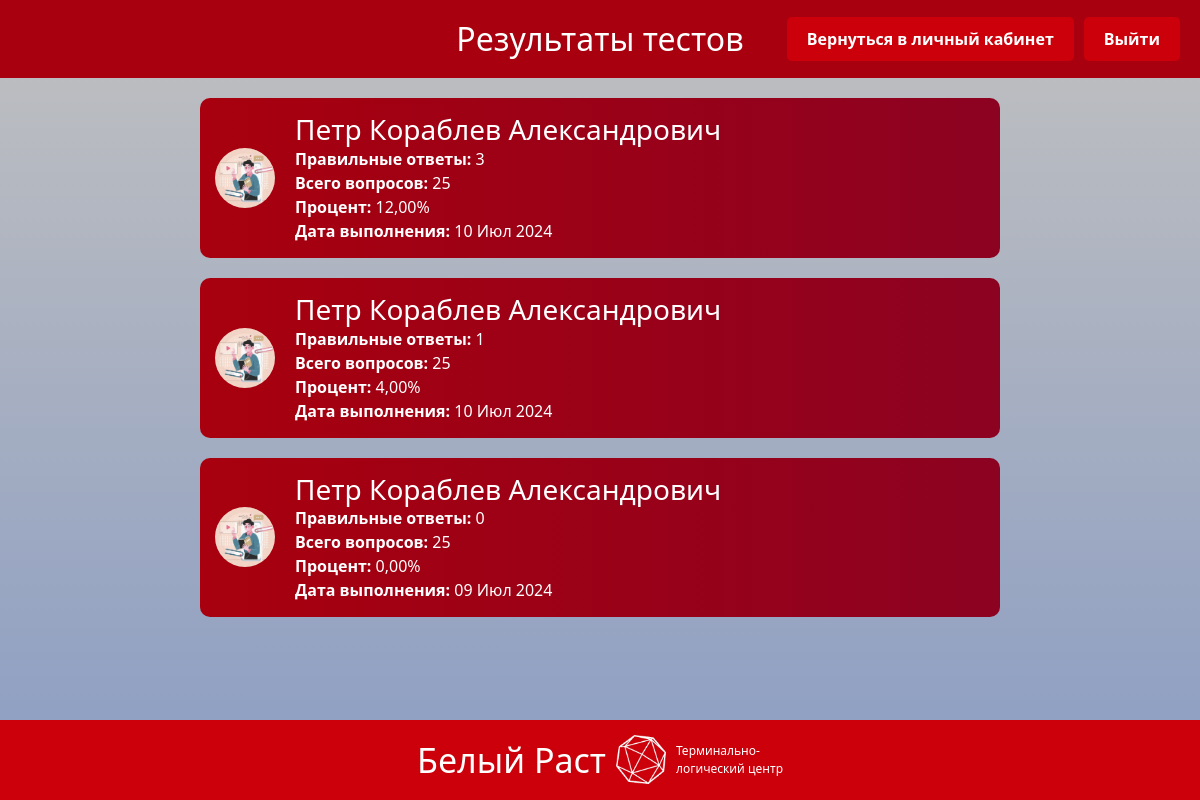
Before: /account/home/account/results/ (signed in) with the older database file.
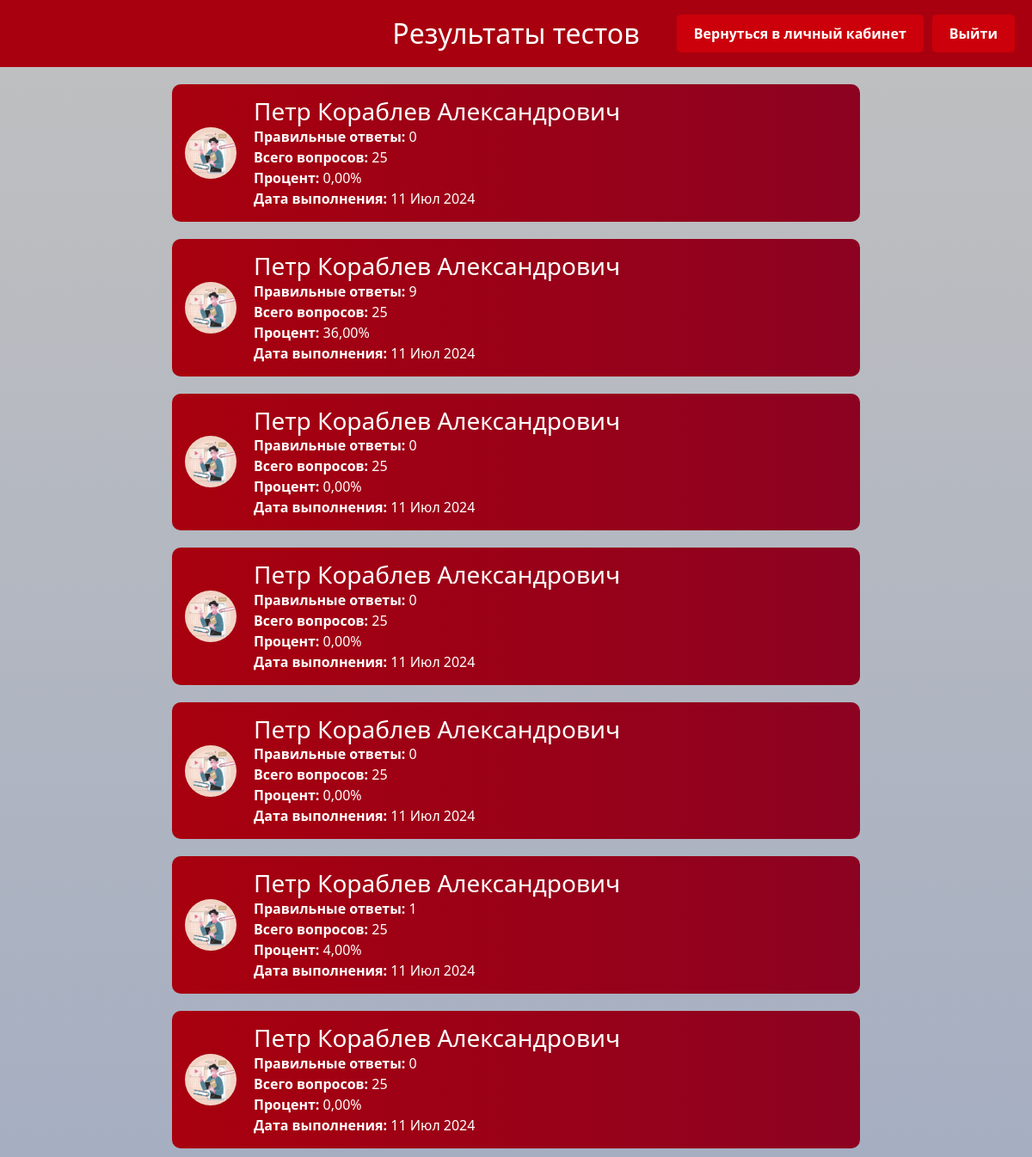
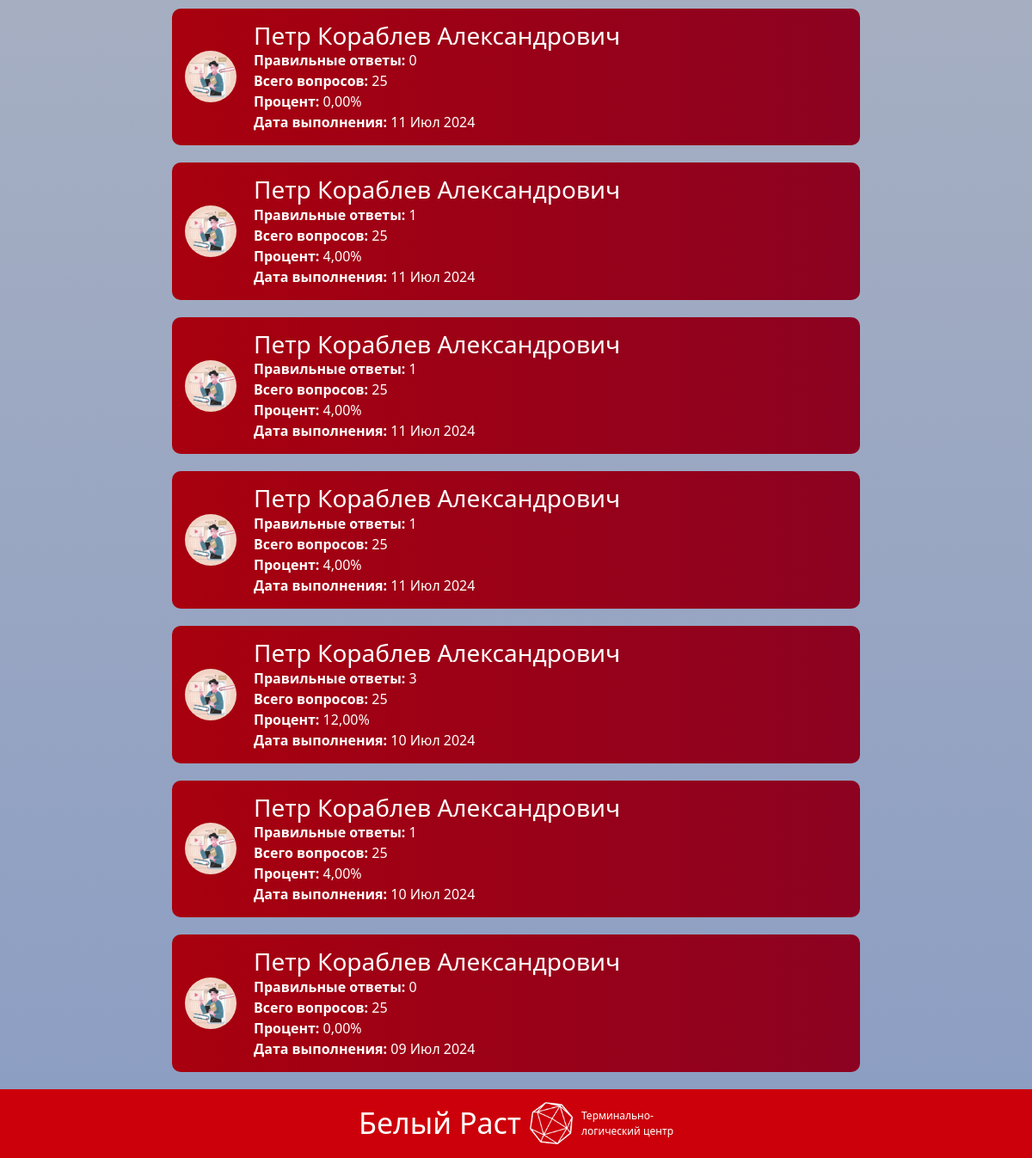
After: the same page with the newer database file (2 pictures, top to bottom).
### backend/home/models.py (models this page shows, shortened)
class BaseModel(models.Model):
    uid = models.UUIDField(primary_key=True, default=uuid.uuid4, editable=True, verbose_name="UUID")
    created_at = models.DateField(auto_now_add=True, verbose_name="Дата создания")
    updated_at = models.DateField(auto_now=True, verbose_name="Дата обновления")
    class Meta:
        abstract = True

class TestResult(BaseModel):
    user = models.ForeignKey(User, on_delete=models.CASCADE, verbose_name="Пользователь")
    correct_answers = models.IntegerField(verbose_name="Правильные ответы")
    total_questions = models.IntegerField(verbose_name="Всего вопросов")
    test_duration = models.DurationField(verbose_name="Длительность теста")
    @property
    def percentage(self):
        if self.total_questions > 0:
            return (self.correct_answers / self.total_questions) * 100
        return 0
    class Meta:
        verbose_name = "Результат теста"
        verbose_name_plural = "Результаты тестов"

### backend/main/models.py (models this page shows, shortened)
class Profile(models.Model):
    user = models.OneToOneField(User, on_delete=models.CASCADE)
    phone_number = models.CharField(max_length=15, blank=True, null=True)
    position = models.CharField(max_length=100, blank=True, null=True)
    patronymic = models.CharField(max_length=100, blank=True, null=True)
    is_manager = models.BooleanField(default=False)  # Поле "Руководитель"
    hire_date = models.DateField(blank=True, null=True)  # Дата принятия на работу
    last_test_date = models.DateField(blank=True, null=True)  # Последняя дата прохождения теста

### backend/home/views.py (the view)
# urls.py: path('account/results/', views.results_list, name='results_list'),  # URL для страницы результатов
def results_list(request):
    results = TestResult.objects.filter(user=request.user).order_by('-created_at')
    return render(request, 'test/result_list.html', {'results': results})

### frontend/templates/test/result_list.html (shortened to what this page needs)
{% load static %}
<!DOCTYPE html>
<html>
<head>
    <link rel="stylesheet" href="{% static 'main/css/result_list.css' %}">
    <link rel="stylesheet" href="https://cdn.jsdelivr.net/npm/bootstrap@5.3.2/dist/css/bootstrap.min.css">
    <link rel="stylesheet" href="https://use.fontawesome.com/releases/v5.8.2/css/all.css">
</head>
<body>
    <div class="header">
        <h1>Результаты тестов</h1>
        <div class="btn-container">
            <a href="http://127.0.0.1:8000/account/" class="btn-custom">Вернуться в личный кабинет</a>
            <a href="http://127.0.0.1:8000/" class="btn-custom">Выйти</a>
        </div>
    </div>
    {% for result in results %}
    <div class="result-item">
        <div class="avatar" style="background-image: url('{% static 'main/images/avatarka2.jpg' %}');"></div>
        <div class="result-details">
            <h3>{{ result.user.first_name }} {{ result.user.last_name }} {% if result.user.profile.patronymic %} {{ result.user.profile.patronymic }} {% endif %}</h3>
            <p><strong>Правильные ответы:</strong> {{ result.correct_answers }}</p>
            <p><strong>Всего вопросов:</strong> {{ result.total_questions }}</p>
            <p><strong>Процент:</strong> {{ result.percentage|floatformat:2 }}%</p>
            <p><strong>Дата выполнения:</strong> {{ result.created_at|date:"d M Y" }}</p>
        </div>
    </div>
    {% endfor %}
    <div class="footer">
        <div class="footer-text footer-text-1">Белый Раст</div>
        <div class="logo-container"></div>
        <div class="footer-text footer-text-2">Терминально-<br>логический центр</div>
    </div>
</body>
</html>

### frontend/static/main/css/result_list.css (style rules this page uses)
body { display: flex; flex-direction: column; min-height: 100vh; margin: 0; background: linear-gradient(to bottom, #c0c0c0, #8b9dc3); color: #343a40; }
.header { background-color: #a8000e; padding: 20px; color: white; margin-bottom: 20px; display: flex; justify-content: center; align-items: center; position: relative; }
.header h1 { margin: 0; font-size: 2em; text-align: center; }
.header .btn-container { position: absolute; right: 20px; display: flex; align-items: center; gap: 10px; }
.header .btn-custom { background-color: #cc000a; color: #fff; text-decoration: none; border: none; border-radius: 5px; padding: 10px 20px; margin: 0; transition: background-color 0.3s ease, transform 0.2s ease, box-shadow 0.2s ease; display: inline-block; font-size: 16px; font-weight: bold; }
.result-item { background: linear-gradient(90deg, #a8000e 0%, #8c0221 100%); margin-bottom: 20px; padding: 15px; border-radius: 10px; color: white; display: flex; align-items: center; width: 90%; max-width: 800px; margin-left: auto; margin-right: auto; }
.avatar { border-radius: 50%; margin-right: 20px; width: 60px; height: 60px; background-size: cover; background-position: center; }
.result-item h3, .result-item p { margin: 0; }
.result-item p { color: white; }
.result-details { display: flex; flex-direction: column; }
.footer { background-color: #cc000a; color: white; width: 100%; height: 80px; display: flex; align-items: center; justify-content: center; position: static; margin-top: auto; }
.footer .footer-text { font-size: 16px; margin: 0 10px; }
.footer .footer-text-1 { font-size: 34px; }
.footer .footer-text-2 { font-size: 12px; text-align: left; }
.footer .logo-container { width: 50px; height: 50px; background-size: contain; background-repeat: no-repeat; background-image: url('../images/Logo.png'); }

Changed rows visible on the page:
added TestResult: user.first_name "Петр", user.last_name "Кораблев", user.profile.patronymic "Александрович", correct_answers "0", total_questions "25", percentage "0,00", created_at "11 Июл 2024"
added TestResult: user.first_name "Петр", user.last_name "Кораблев", user.profile.patronymic "Александрович", correct_answers "9", total_questions "25", percentage "36,00", created_at "11 Июл 2024"
added TestResult: user.first_name "Петр", user.last_name "Кораблев", user.profile.patronymic "Александрович", correct_answers "0", total_questions "25", percentage "0,00", created_at "11 Июл 2024"
added TestResult: user.first_name "Петр", user.last_name "Кораблев", user.profile.patronymic "Александрович", correct_answers "0", total_questions "25", percentage "0,00", created_at "11 Июл 2024"
added TestResult: user.first_name "Петр", user.last_name "Кораблев", user.profile.patronymic "Александрович", correct_answers "0", total_questions "25", percentage "0,00", created_at "11 Июл 2024"
added TestResult: user.first_name "Петр", user.last_name "Кораблев", user.profile.patronymic "Александрович", correct_answers "1", total_questions "25", percentage "4,00", created_at "11 Июл 2024"
added TestResult: user.first_name "Петр", user.last_name "Кораблев", user.profile.patronymic "Александрович", correct_answers "0", total_questions "25", percentage "0,00", created_at "11 Июл 2024"
added TestResult: user.first_name "Петр", user.last_name "Кораблев", user.profile.patronymic "Александрович", correct_answers "0", total_questions "25", percentage "0,00", created_at "11 Июл 2024"
added TestResult: user.first_name "Петр", user.last_name "Кораблев", user.profile.patronymic "Александрович", correct_answers "1", total_questions "25", percentage "4,00", created_at "11 Июл 2024"
added TestResult: user.first_name "Петр", user.last_name "Кораблев", user.profile.patronymic "Александрович", correct_answers "1", total_questions "25", percentage "4,00", created_at "11 Июл 2024"
added TestResult: user.first_name "Петр", user.last_name "Кораблев", user.profile.patronymic "Александрович", correct_answers "1", total_questions "25", percentage "4,00", created_at "11 Июл 2024"
